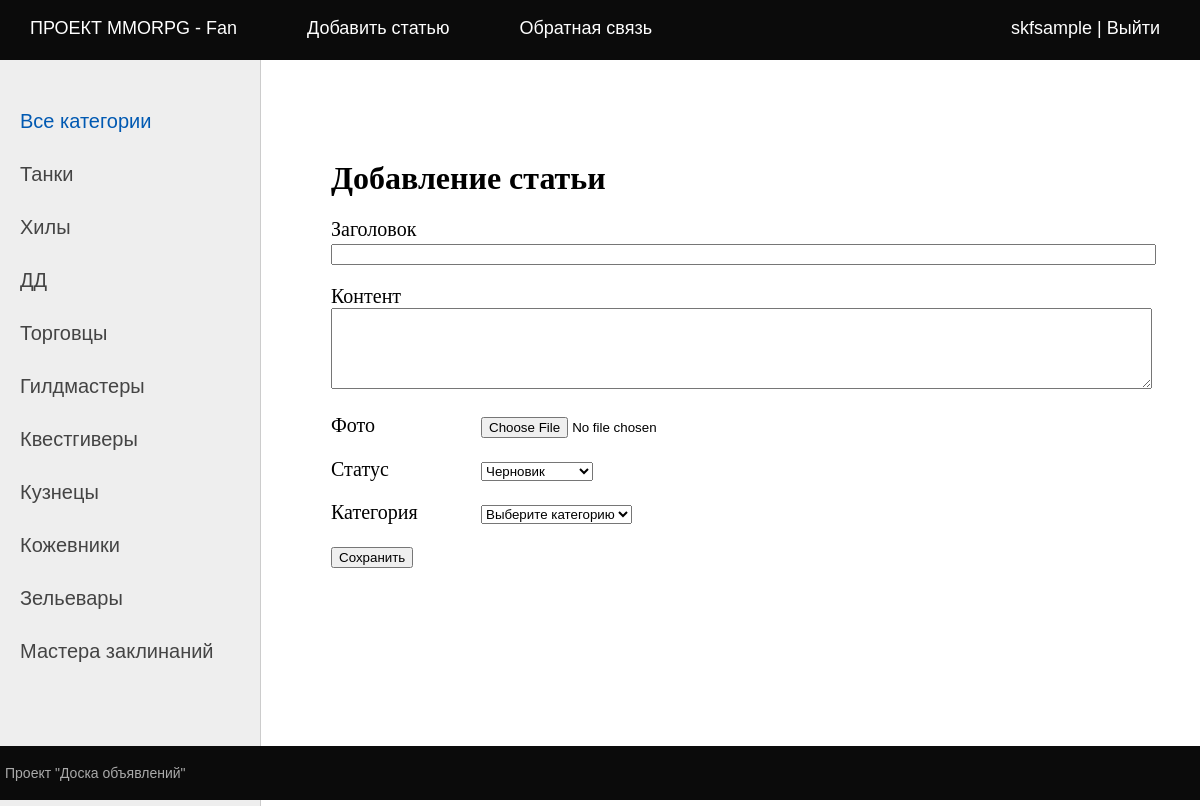
The app's page /addpage/ (signed in) with its own data.
### bbapp/models.py (models this page shows, shortened)
class Category(models.Model):
    name = models.CharField(max_length=128, db_index=True, verbose_name='Категория')
    slug = models.SlugField(max_length=255, unique=True, db_index=True)
    class Meta:
        verbose_name = 'Категория'
        verbose_name_plural = 'Категории'
    def __str__(self):
        return self.name

### bbapp/views.py (the view, shortened to what this page needs)
# urls.py: path('addpage/', views.AddPage.as_view(), name='add_page'),
class AddPage(LoginRequiredMixin, DataMixin, CreateView):
    form_class = AddPostForm
    template_name = 'bbapp/addpage.html'
    title_page = 'Добавление статьи'

### bbapp/forms.py
class AddPostForm(forms.ModelForm):
    cat = forms.ModelChoiceField(queryset=Category.objects.all(),
                                 empty_label="Выберите категорию",
                                 label='Категория')
    class Meta:
        model = Bullets
        fields = ['title', 'content', 'photo', 'is_published', 'cat']
        widgets = {
            'title': forms.TextInput(attrs={'size': 100}),
            'content': forms.Textarea(attrs={'cols': 100, 'rows': 5}),
        }
        labels = {'slug': 'URL'}

### accounts/context_processors.py (called while the page is built)
def get_bbapp_context(request):
    return {'mainmenu': menu}

### bbapp/templatetags/bb_tags.py (called while the page is built)
@register.inclusion_tag('bbapp/list_categories.html')
def show_categories(cat_selected=0):
    cats = Category.objects.all()
    return {'cats': cats, 'cat_selected': cat_selected}

### bbapp/templates/bbapp/addpage.html (shortened to what this page needs)
{% extends 'default.html' %}
{% block content %}
<h1>{{ title }}</h1>
<form action="" method="POST" enctype="multipart/form-data">
    {% for f in form %}
    <p><label class="form-label" for="{{ f.id_for_label}}">{{ f.label }}</label>{{ f }}</p>
    {% endfor %}
    <p><button type="submit">Сохранить</button></p>
</form>
{% endblock %}

### templates/default.html (shortened to what this page needs)
{% load static %}
{% load bb_tags %}
<!DOCTYPE html>
<html lang="en">
<head>
	<link type="text/css" href="{% static 'bbapp/css/styles.css' %}" rel="stylesheet" />
</head>
<body>
<table class="table-page" border=0 cellpadding="0" cellspacing="0">
<tr><td valign=top>
{% block mainmenu %}
		<div class="header">
			<ul id="mainmenu" class="mainmenu">
{% for m in mainmenu %}
				<li><a href="{% url m.url_name %}">{{m.title}}</a></li>
{% endfor %}
{% if user.is_authenticated %}
			<li class="last"><a href="{% url 'accounts:profile' %}">{{user.username}}</a> |
				<a href="{% url 'accounts:logout' %}">Выйти</a></li>
{% else %}
			<li class="last"><a href="{% url 'accounts:login' %}">Войти</a> |
				<a href="{% url 'accounts:register' %}">Регистрация</a></li>
{% endif %}
			</ul>
		</div>
{% endblock mainmenu %}
<table class="table-content" border=0 cellpadding="0" cellspacing="0">
<tr>
	<td valign="top" class="left-chapters">
	<ul id="leftchapters">
		{% if cat_selected == 0 or cat_selected is None %}
		<li class="selected">Все категории</li>
		{% else %}
		<li><a href="{% url 'home' %}">Все категории</a></li>
		{% endif %}
		{% show_categories cat_selected %}
	</ul>
	</td>
<td valign="top" class="content">
	<div class="content-text">
{% block content %}
{% endblock %}
	</div>
</td></tr></table>
</td></tr>
<tr><td valign=top>
	<div id="footer">
		<p>Проект "Доска объявлений"</p>
	</div>
</td></tr></table>
</body>
</html>

### bbapp/templates/bbapp/list_categories.html
{% for cat in cats %}
{% if cat.id == cat_selected %}
<li class="selected">{{ cat.name }}</li>
{% else %}
<li><a href="{% url 'category' cat.pk %}">{{ cat.name }}</a></li>
{% endif %}
{% endfor %}

### static/bbapp/css/styles.css (style rules this page uses)
html, body { font-family: 'Arial'; margin: 0; padding: 0; height: 100%; width: 100%; color: #444; }
a { color: #0059b2; text-decoration: none; }
.table-page { width: 100%; height: 100%; vertical-align: top; }
.table-page tr { height: 100%; }
.header { background: #0b0b0b; height: 60px; }
ul.mainmenu { list-style: none; margin: 0; padding: 0; height: 60px; color: #ffffff; font-size: 18px; overflow: hidden; }
ul.mainmenu li { float: left; margin: 18px 40px 0 30px; }
ul.mainmenu li.last { float: right; }
ul.mainmenu li a { color: #ffffff; text-decoration: none; }
.table-content { width: 100%; min-height: 100%; height: 100%; }
.left-chapters { margin: 0; background: #eee; border-right: 1px solid #ccc; }
.left-chapters ul { width: 230px; margin: 0; padding: 20px 10px 10px 20px; list-style: none; font-size: 20px; }
.left-chapters ul li { margin: 30px 0 0 0; color: #999; }
.left-chapters ul li.selected { color: #0059b2; }
.left-chapters ul li a { color: #444; text-decoration: none; }
.content { padding: 40px 20px 20px 40px; width: 100%; box-sizing: border-box; }
.content-text { margin: 60px 0 0 30px; color: #000; font-size: 20px; font-family: Yandex Sans Display Light; }
.content-text h1 { font-size: 32px; }
#footer { box-sizing: border-box; background: #0b0b0b; padding: 5px; color: #aaa; font-size: 14px; font-family: Verdana, Geneva, Arial, Helvetica; text-align: left; overflow: hidden; }
.form-label { display: inline-block; min-width: 150px; vertical-align: top; }

### records on screen
Category: name "Танки"
Category: name "Хилы"
Category: name "ДД"
Category: name "Торговцы"
Category: name "Гилдмастеры"
Category: name "Квестгиверы"
Category: name "Кузнецы"
Category: name "Кожевники"
Category: name "Зельевары"
Category: name "Мастера заклинаний"

### other values on screen
{{ m.title }} "ПРОЕКТ MMORPG - Fan" "Добавить статью" "Обратная связь"
{{ user.username }} "skfsample"
{{ title }} "Добавление статьи"
{{ f.label }} "Заголовок" "Контент" "Фото" "Статус" "Категория"
